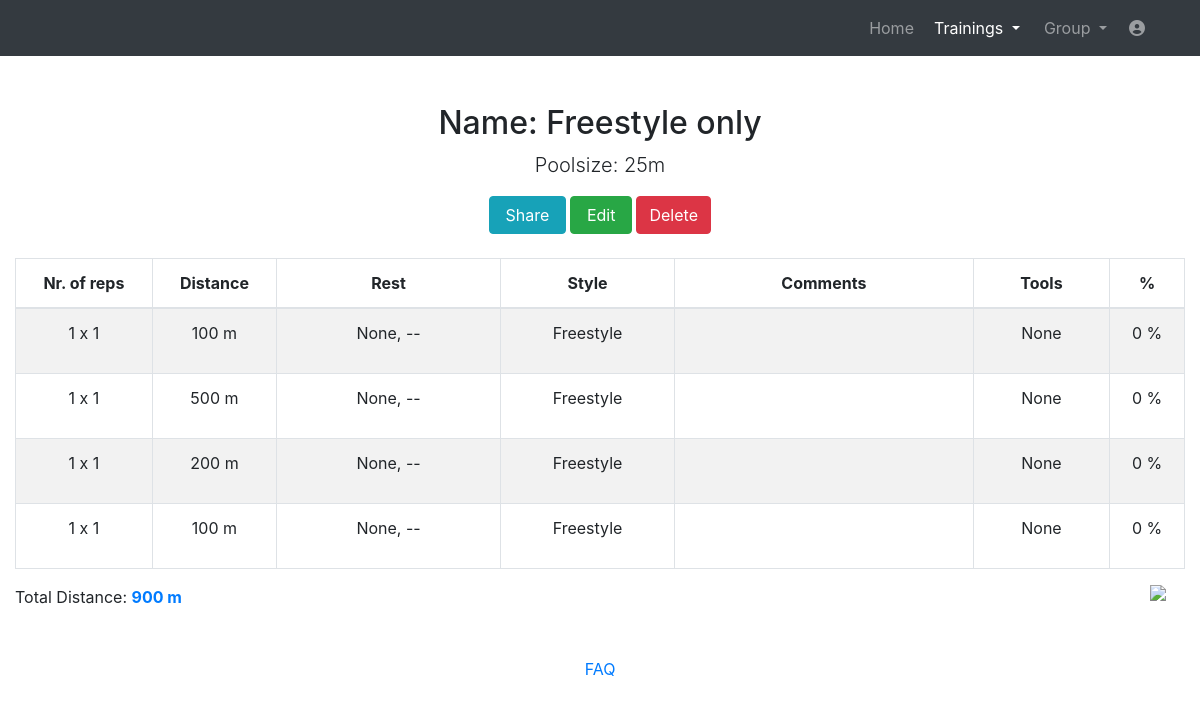
The page /website/showplan/9 (signed in) on the database as committed earlier.
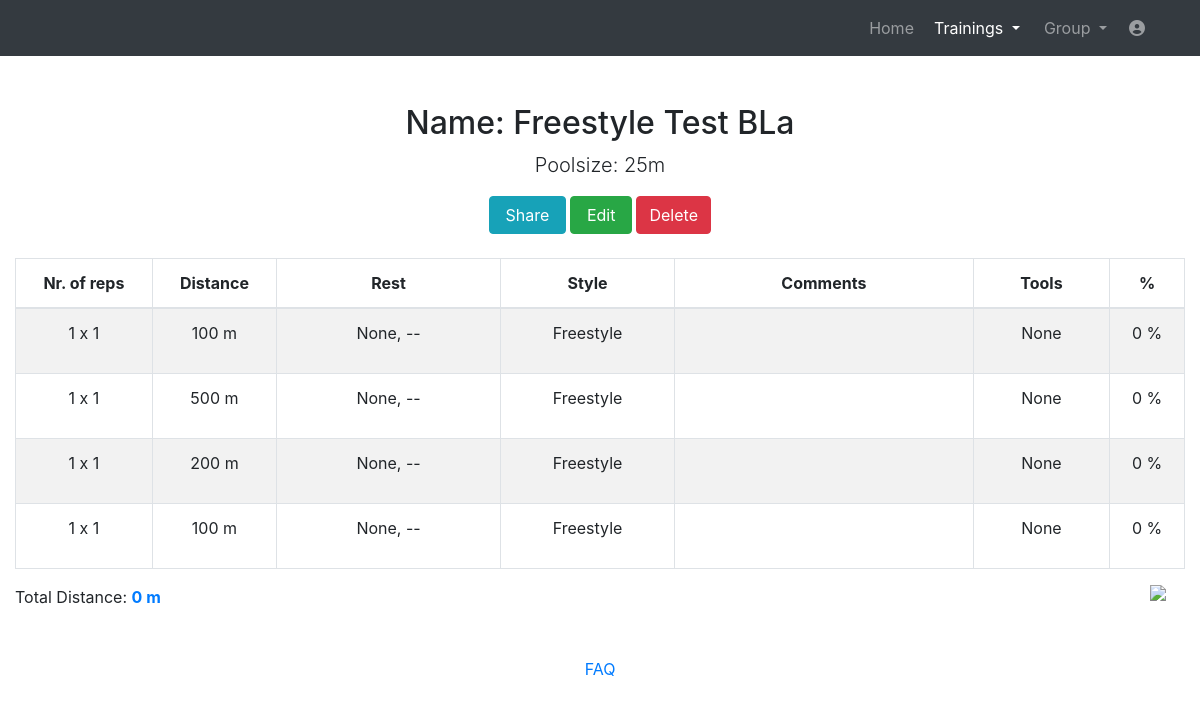
The same page on the database as committed later.
### website/models.py (models this page shows)
class Plan(models.Model):
    name = models.CharField(max_length=128)
    size = models.CharField(max_length=30)
    totaldistance = models.IntegerField(default=0)
    saved_at = models.DateTimeField(auto_now=True)
    user = models.ForeignKey(User, on_delete=models.CASCADE)

class PlanRow(models.Model):
    rep1 = models.IntegerField(default=1)
    rep2 = models.IntegerField(default=1)
    distance = models.IntegerField(default=0)
    resttype = models.CharField(max_length=30)
    resttime = models.CharField(max_length=10, null=True)
    style = models.CharField(max_length=30)
    comments = models.CharField(max_length=828, null=True)
    tools = models.CharField(max_length=30)
    effort = models.IntegerField(default=0)
    plan = models.ForeignKey(Plan, on_delete=models.CASCADE)

### website/views_loggedin.py (the view)
# urls.py: path('showplan/<int:plan_id>', views_loggedin.showplan, name='showplan'),
@login_required
def showplan(request, plan_id):
    if Plan.objects.filter(pk=plan_id).exists():
        plan = Plan.objects.get(pk=plan_id)
        if plan.user == request.user:
            rows = PlanRow.objects.filter(plan=plan)
            return render(request, 'showplan.html', context={'plan': plan, 'rows': rows, 'plan_id': plan_id})
        else:
            messages.info(request, 'Access denied. You are not the owner of this plan!', extra_tags='alert')
            return HttpResponseRedirect(reverse('manageplans'))
    else:
        messages.info(request, 'The plan with the id '+str(plan_id)+' does not exist.', extra_tags='alert')
        return HttpResponseRedirect(reverse('manageplans'))

### templates/showplan.html (shortened to what this page needs)
<!DOCTYPE html>
<html lang="en">
<head>
  {% load static %}
  <link href="{% static 'vendor/bootstrap/css/bootstrap.min.css' %}" rel="stylesheet">
  <link media="screen" href="{% static 'css/plan.css' %}" rel="stylesheet">
  <link media="print" href="{% static 'css/print.css' %}" rel="stylesheet">
  <link href="{% static 'vendor/fontawesome-free/css/all.min.css' %}" rel="stylesheet" type="text/css">
  <link href="//netdna.bootstrapcdn.com/font-awesome/3.2.1/css/font-awesome.css" rel="stylesheet">
</head>
<body>
  <nav class="navbar navbar-expand-lg navbar-dark bg-dark static-top">
    <div class="container">
      <div class="collapse navbar-collapse" id="navbarResponsive">
        <ul class="navbar-nav ml-auto">
          <li class="nav-item ">
            <a class="nav-link" href="../home">Home</a>
          </li>
		  <li class="nav-item dropdown no-arrow mx-1 active">
			<a class="nav-link dropdown-toggle" href="#" id="messagesDropdown" role="button" data-toggle="dropdown" aria-haspopup="true" aria-expanded="false">
					Trainings
			</a>
		  </li>
          <li class="nav-item dropdown no-arrow mx-1">
			<a class="nav-link dropdown-toggle" href="#" id="messagesDropdown" role="button" data-toggle="dropdown" aria-haspopup="true" aria-expanded="false">
					Group
			</a>
		  </li>
		   <li class="nav-item dropdown no-arrow">
			<a class="nav-link " href="#" id="userDropdown" role="button" data-toggle="dropdown" aria-haspopup="true" aria-expanded="false">
			  <i class="fas fa-user-circle fa-fw"></i>
			</a>
		  </li>
        </ul>
      </div>
    </div>
  </nav>
  <div class="container">
    <div class="row">
      <div class="col-lg-12 text-center">
        <h2 class="mt-5">Name: {{plan.name}}</h2>
        <p class="lead">Poolsize: {{plan.size}}</p>
        <a href="" class="btn btn-info btn-rounded"  data-toggle="modal" data-target="#shareModal{{b.pk}}" style="padding-left: 1.4%;padding-right: 1.4%;">Share</a>
        <a  href="{% url 'alterplan' plan_id=plan.pk %}" id="save" name="save" class="btn btn-success save" style="padding-left: 1.4%;padding-right: 1.4%;">Edit</a>
        <a href="" class="btn btn-danger" data-toggle="modal" style="color: white;" data-toggle="modal" data-target="#deleteModal{{plan.pk}}" >Delete</a>
      </div>
    </div>
  </div>
  <br>
  <div class="container" style="max-width: 1340px;">
    {% include 'showplantable.html' %}
  </div>
    <footer class="page-footer font-small blue">
      <div class="footer-copyright text-center py-3">
        <a href="../help"> FAQ</a>
      </div>
    </footer>
</body>
</html>

### templates/showplantable.html (shortened to what this page needs)
  {% load static %}
    <div>
      <div >
        <div id="table" class="table-editable">
          <table id="mytable" class="table table-bordered table-responsive-md table-striped text-center">
            <thead>
              <tr>
                <th class="text-center repprint" style="width: 11%;">Nr. of reps</th>
                <th class="text-center" style="width: 10%;">Distance</th>
                <th class="text-center" style="width: 18%;">Rest</th>
                <th class="text-center styleprint" style="width: 14%;">Style</th>
                <th class="text-center" style="width: 24%;">Comments</th>
                <th class="text-center" style="width: 11%;">Tools</th>
                <th class="text-center" title="Intensity % maxHR" style="width: 6%;">%</th>
              </tr>
            </thead>
            <tbody>
             {% for b in rows %}
              <tr>
                <td>
                    <p>{{b.rep1}} x {{b.rep2}}</p>
                </td>
                <td>
                    <p>{{b.distance}} m</p>
                </td>
                <td>
                   <p class="resttime">{{b.resttype}}, </p>
                </td>
                <td>
                    <p>{{b.style}}</p>
                </td>
                  <td>
                </td>
                <td>
                   <p>{{b.tools}}</p>
                </td>
                <td>
                      <p>{{b.effort}} %</p>
                </td>
              </tr>
             {% endfor %}
            </tbody>
          </table>
        </div>
      </div>
    </div>
  <div class="form-group row">
      <div class="col-sm-11">
        <p>Total Distance: <b id="val" style="color: #007bff;"> {{plan.totaldistance}} m</b></p>
      </div>
      <div class="col-sm-1">
        <img style="width: 50%; " onclick="printPage()" class="float-right" src="{% static 'img/print.png' %}">
      </div>
  </div>

Rows that differ between the two databases and show on the page:
changed Plan: name "Freestyle only" → "Freestyle Test BLa"; totaldistance "900" → "0"
